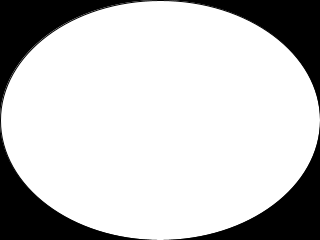
Frame 1 (no input)
Frame 60 (the mouse pressed at the canvas centre just before this capture): identical to frame 1, image omitted
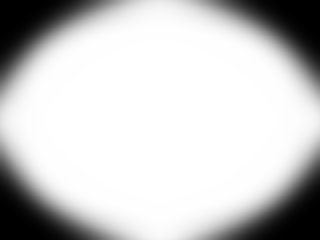
Frame 120 (the mouse held since frame 60 and released just before this capture)

The Processing sketch that drew these frames (run headless with seeded random() and noise(); from frame 60 on, the mouse is pressed at the canvas centre):

// Processing sketch: blurBug
// ── blurBug.pde
int numBlurlevels = 20;
int previousBlurAmount = -1;

void setup() {
  size(320, 240);
}

void draw() {
  int blurAmount = numBlurlevels * mouseX / width;
  if (blurAmount == previousBlurAmount)
    return;
  background(0);
  ellipse(width/2, height/2, width, height );
  filter(BLUR, blurAmount);
  previousBlurAmount = blurAmount;
}
